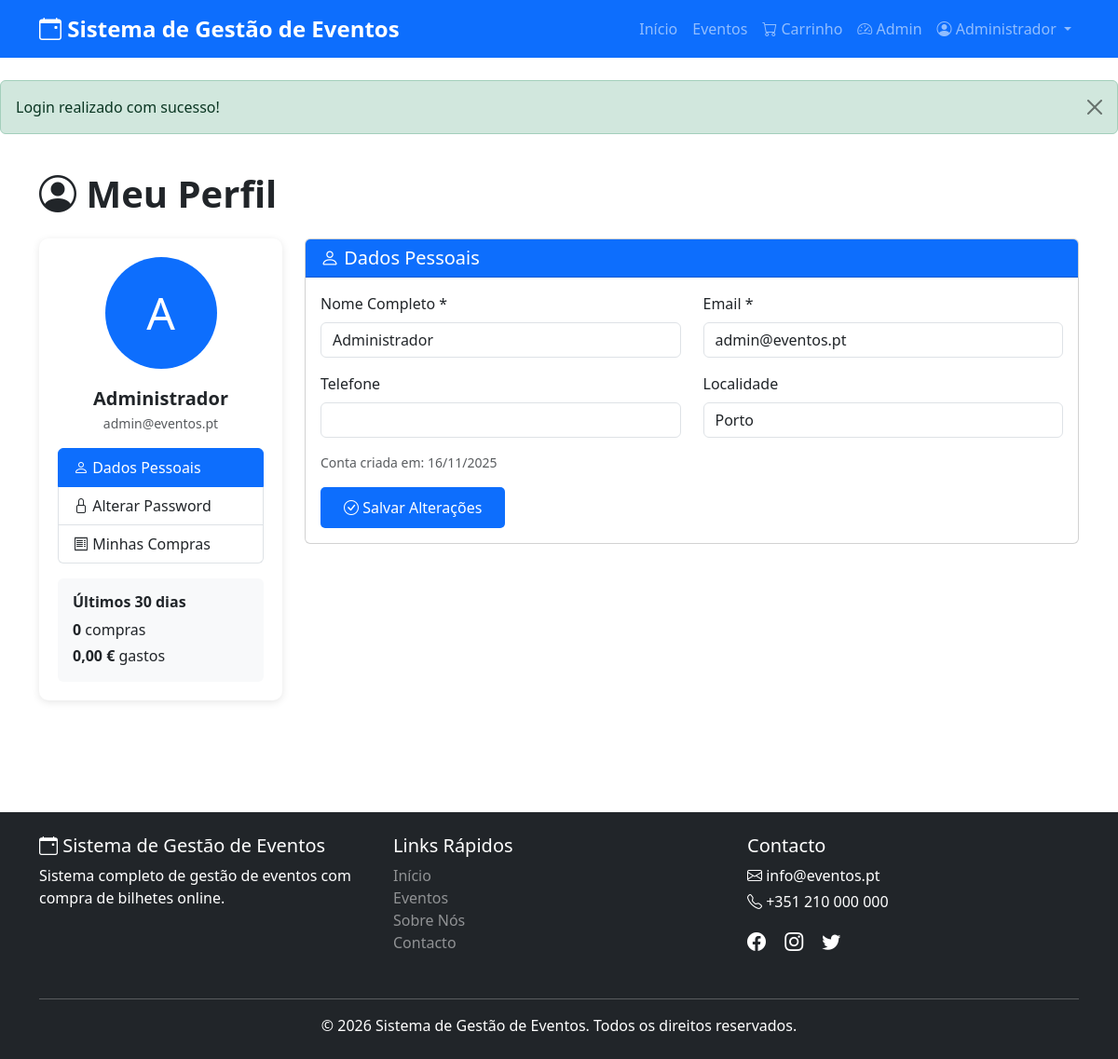
The app's page /profile.php (signed in) with its own data.
### tables this page shows
CREATE TABLE `users` (
  `id` int(11) NOT NULL,
  `name` varchar(100) NOT NULL,
  `email` varchar(100) NOT NULL,
  `password` varchar(255) NOT NULL,
  `phone` varchar(20) DEFAULT NULL,
  `address` text DEFAULT NULL,
  `role` enum('admin','user') DEFAULT 'user',
  `created_at` timestamp NOT NULL DEFAULT current_timestamp(),
  `updated_at` timestamp NOT NULL DEFAULT current_timestamp() ON UPDATE current_timestamp()
);

### profile.php (the view, shortened to what this page needs)
<?php
require_once 'config.php';
$stmt = $conn->prepare("SELECT * FROM users WHERE id = ?");
$stmt->execute([$_SESSION['user_id']]);
$user = $stmt->fetch();
$stmt = $conn->prepare("
    SELECT COUNT(*) as count, SUM(total_price) as total
    FROM purchases
    WHERE user_id = ? AND purchase_date >= DATE_SUB(NOW(), INTERVAL 30 DAY)
");
$stmt->execute([$_SESSION['user_id']]);
$recent_stats = $stmt->fetch();
include 'includes/header.php';
?>
<div class="container py-4">
    <h1 class="fw-bold mb-4"><i class="bi bi-person-circle"></i> Meu Perfil</h1>
    <div class="row">
        <div class="col-lg-3 mb-4">
            <div class="profile-sidebar">
                <div class="profile-avatar">
                    <?php echo strtoupper(substr($user['name'], 0, 1)); ?>
                </div>
                <h5 class="text-center fw-bold mb-1"><?php echo htmlspecialchars($user['name']); ?></h5>
                <p class="text-center text-muted small mb-3"><?php echo htmlspecialchars($user['email']); ?></p>
                <div class="list-group">
                    <a href="#dados" class="list-group-item list-group-item-action active" data-bs-toggle="tab">
                        <i class="bi bi-person"></i> Dados Pessoais
                    </a>
                    <a href="#password" class="list-group-item list-group-item-action" data-bs-toggle="tab">
                        <i class="bi bi-lock"></i> Alterar Password
                    </a>
                    <a href="purchases.php" class="list-group-item list-group-item-action">
                        <i class="bi bi-receipt"></i> Minhas Compras
                    </a>
                </div>
                <div class="mt-3 p-3 bg-light rounded">
                    <h6 class="fw-bold mb-2">Últimos 30 dias</h6>
                    <p class="mb-1"><strong><?php echo $recent_stats['count'] ?? 0; ?></strong> compras</p>
                    <p class="mb-0"><strong><?php echo formatPrice($recent_stats['total'] ?? 0); ?></strong> gastos</p>
                </div>
            </div>
        </div>
        <div class="col-lg-9">
            <div class="tab-content">
                <div class="tab-pane fade show active" id="dados">
                    <div class="card">
                        <div class="card-header bg-primary text-white">
                            <h5 class="mb-0"><i class="bi bi-person"></i> Dados Pessoais</h5>
                        </div>
                        <div class="card-body">
                            <form method="POST" action="" class="needs-validation" novalidate>
                                <div class="row">
                                    <div class="col-md-6 mb-3">
                                        <label for="name" class="form-label">Nome Completo *</label>
                                        <input type="text" class="form-control" id="name" name="name"
                                            value="<?php echo htmlspecialchars($user['name']); ?>" required>
                                    </div>
                                    <div class="col-md-6 mb-3">
                                        <label for="email" class="form-label">Email *</label>
                                        <input type="email" class="form-control" id="email" name="email"
                                            value="<?php echo htmlspecialchars($user['email']); ?>" required>
                                    </div>
                                    <div class="col-md-6 mb-3">
                                        <label for="phone" class="form-label">Telefone</label>
                                        <input type="tel" class="form-control" id="phone" name="phone"
                                            value="<?php echo htmlspecialchars($user['phone']); ?>">
                                    </div>
                                    <div class="col-md-6 mb-3">
                                        <label for="address" class="form-label">Localidade</label>
                                        <input type="text" class="form-control" id="address" name="address"
                                            value="<?php echo htmlspecialchars($user['address']); ?>">
                                    </div>
                                </div>
                                <div class="mb-3">
                                    <p class="text-muted small mb-0">
                                        Conta criada em: <?php echo date('d/m/Y', strtotime($user['created_at'])); ?>
                                    </p>
                                </div>
                                <button type="submit" name="update_profile" class="btn btn-primary">
                                    <i class="bi bi-check-circle"></i> Salvar Alterações
                                </button>
                            </form>
                        </div>
                    </div>
                </div>
            </div>
        </div>
    </div>
</div>
<?php include 'includes/footer.php'; ?>

### assets/css/style.css (style rules this page uses)
:root { --primary-color: #0d6efd; --secondary-color: #6c757d; --success-color: #198754; --danger-color: #dc3545; --warning-color: #ffc107; }
body { min-height: 100vh; display: flex; flex-direction: column; font-family: "Segoe UI", Tahoma, Geneva, Verdana, sans-serif; }
.profile-sidebar { background: white; padding: 20px; border-radius: 10px; box-shadow: 0 2px 8px rgba(0, 0, 0, 0.1); }
.profile-avatar { width: 120px; height: 120px; border-radius: 50%; background: var(--primary-color); color: white; display: flex; align-items: center; justify-content: center; font-size: 3rem; margin: 0 auto 20px; }
.btn { padding: 10px 25px; border-radius: 5px; font-weight: 500; }
.btn-primary { background: var(--primary-color); border: none; }

### records on screen
users: name "A", name "Administrador", email "admin@eventos.pt", address "Porto", created_at "16/11/2025"

### other values on screen
SITE_NAME "Sistema de Gestão de Eventos"
$_SESSION['user_name'] "Administrador"
$alert['message'] "Login realizado com sucesso!"
$recent_stats['count'] "0"
formatPrice($recent_stats['total'] ?? 0) "0,00 €"
